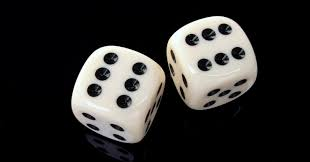
#> input picture src/algorithms/3_hugh_circle/input_images/dices_2.jfif, 310 x 162 px
$ python '11_02_hough_circle (1).py' input_images/dices_2.jfif
#> lines starting #> are read from the running program, lines starting #| are printed output that depends on the picture; after the words box and inside, x2 and y2 are one past the last pixel; in counts of white or black regions, pixels touching at a corner belong together
import sys
import cv2
import numpy as np


def main(argv):
    ## [load]
    default_file = "DSC_0941_rs.jpg"
    filename = argv[0] if len(argv) > 0 else default_file

    # Loads an image
    src = cv2.imread(filename, cv2.IMREAD_COLOR)
#> src is the input picture: shape (162, 310, 3); mean B, G, R 44.6, 46.3, 47.4

    # Check if image is loaded fine
    if src is None:
        print ('Error opening image!')
        print ('Usage: hough_circle.py [image_name -- default ' + default_file + '] \n')
        return -1
    ## [load]

    ## [convert_to_gray]
    # Convert it to gray
    gray = cv2.cvtColor(src, cv2.COLOR_BGR2GRAY)
    ## [convert_to_gray]

    ## [reduce_noise]
    # Reduce the noise to avoid false circle detection
    gray = cv2.medianBlur(gray, 5)
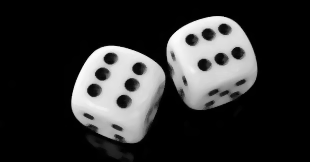
#> gray: shape (162, 310); min 0, max 251, mean 46.9
    ## [reduce_noise]

    ## [houghcircles]
    rows = gray.shape[0]
#> rows = 162
    circles = cv2.HoughCircles(gray, cv2.HOUGH_GRADIENT, 1, rows / 16,
                               param1=200, param2=20,
                               minRadius=10, maxRadius=60)
#> circles = 17 rows, first 8: [210.5, 60.5, 45], [115.5, 96.5, 43], [125.5, 90.5, 50.3], [201.5, 68.5, 40.5], [219.5, 65.5, 37.1], [198.5, 54.5, 32.9], [100.5, 99.5, 30.2], [111.5, 74.5, 29.9]
    ## [houghcircles]

    ## [draw]
    if circles is not None:
        circles = np.uint16(np.around(circles))
#> circles = 17 rows, first 8: [210, 60, 45], [116, 96, 43], [126, 90, 50], [202, 68, 40], [220, 66, 37], [198, 54, 33], [100, 100, 30], [112, 74, 30]
        for i in circles[0, :]:
            center = (i[0], i[1])
            print(center, i[2])
            # circle center
            cv2.circle(src, center, 1, (255, 0, 0), 3)
            # circle outline
            radius = i[2]
            cv2.circle(src, center, radius, (0, 0, 255), 3)
#> this loop made 17 passes
#> (center, radius) on passes 1 to 12: ((210, 60), 45), ((116, 96), 43), ((126, 90), 50), ((202, 68), 40), ((220, 66), 37), ((198, 54), 33), ((100, 100), 30), ((112, 74), 30), ((232, 70), 26), ((114, 86), 40), ((218, 42), 27), ((120, 108), 32)
#| (210, 60) 45
#| (116, 96) 43
#| (126, 90) 50
#| (202, 68) 40
#| (220, 66) 37
#| (198, 54) 33
#| (100, 100) 30
#| (112, 74) 30
#> (further printed lines are left out)
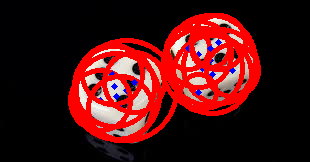
#> src: shape (162, 310, 3); mean B, G, R 17.8, 16.7, 74.1
    ## [draw]

    ## [display]
    cv2.imshow("detected circles", src)
    cv2.waitKey(0)
    ## [display]

    return 0


if __name__ == "__main__":
    main(sys.argv[1:])

$ run again, on src/algorithms/3_hugh_circle/input_images/dices_5.jfif
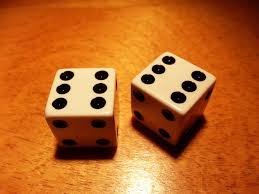
#> input picture src/algorithms/3_hugh_circle/input_images/dices_5.jfif, 259 x 194 px
#> in main, src is the input picture: shape (194, 259, 3); mean B, G, R 36.1, 101.1, 187.5
#> in main, `gray = cv2.cvtColor(src, cv2.COLOR_BGR2GRAY)`:
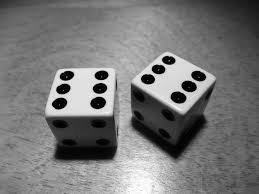
#> gray: shape (194, 259); min 0, max 254, mean 119.5
#> in main, `circles = cv2.HoughCircles(gray, cv2.HOUGH_GRADIENT, 1, rows / 16, par..`: circles = [[153.5, 103.5, 52.7], [169.5, 102.5, 43.6], [169.5, 89.5, 33.3], [180.5, 109.5, 47], [90.5, 102.5, 34.3], [182.5, 92.5, 31.1], [189.5, 81.5, 24.8], [98.5, 115.5, 11.8], [149.5, 117.5, 19.6], [76.5, 99.5, 16.9]]
#> in main, `circles = np.uint16(np.around(circles))`: circles = [[154, 104, 53], [170, 102, 44], [170, 90, 33], [180, 110, 47], [90, 102, 34], [182, 92, 31], [190, 82, 25], [98, 116, 12], [150, 118, 20], [76, 100, 17]]
#> the loop in main, `for i in circles[0, :]:` made 10 passes
#> (printed output is left out)
#> after the loop in main, `for i in circles[0, :]:`:
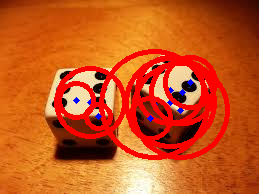
#> src: shape (194, 259, 3); 15.62% of pixels changed, all inside (x1, y1, x2, y2) = (54, 49, 230, 160)

$ run again, on src/algorithms/3_hugh_circle/input_images/dices_6.jfif
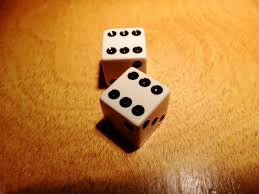
#> input picture src/algorithms/3_hugh_circle/input_images/dices_6.jfif, 259 x 194 px
#> in main, src is the input picture: shape (194, 259, 3); mean B, G, R 56.5, 127.6, 190.6
#> in main, `gray = cv2.medianBlur(gray, 5)`:
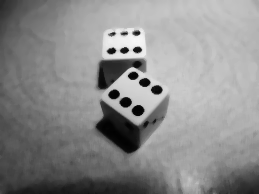
#> gray: shape (194, 259); min 1, max 246, mean 139
#> in main, `circles = cv2.HoughCircles(gray, cv2.HOUGH_GRADIENT, 1, rows / 16, par..`: circles = [[126.5, 99.5, 41.4], [133.5, 77.5, 36.9], [133.5, 109.5, 30.2], [137.5, 89.5, 23], [119.5, 81.5, 22.4]]
#> in main, `circles = np.uint16(np.around(circles))`: circles = [[126, 100, 41], [134, 78, 37], [134, 110, 30], [138, 90, 23], [120, 82, 22]]
#> the loop in main, `for i in circles[0, :]:` made 5 passes
#> (printed output is left out)
#> after the loop in main, `for i in circles[0, :]:`:
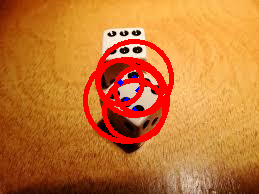
#> src: shape (194, 259, 3); 7.66% of pixels changed, all inside (x1, y1, x2, y2) = (83, 39, 174, 144)
